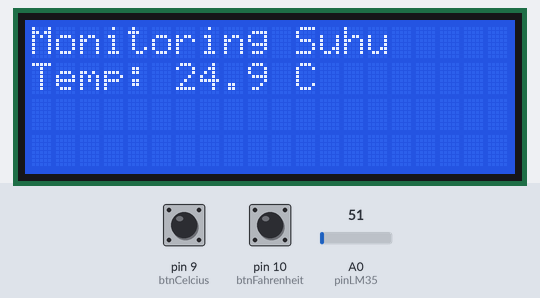
This sketch was run on a simulated Arduino Uno, built with avr-gcc and run on an emulated ATmega328P. On the bench: 20×4 character LCD. The test bench sets the inputs (shaded band); at power-on: pin 10 (btnFahrenheit) HIGH, A0 (pinLM35) = 51, pin 9 (btnCelcius) HIGH.

Above: at 1.2 s.
1.3 s: pin 10 (btnFahrenheit) pulled LOW for 1 s
At 1.9 s:
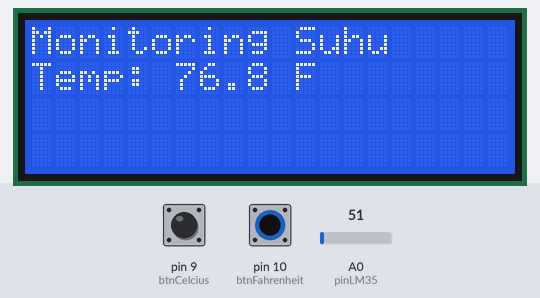
3.8 s: A0 (pinLM35) set to 61
At 4.7 s:
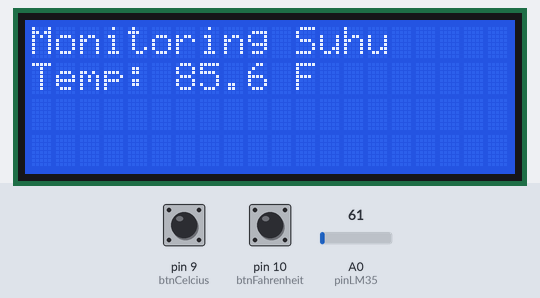
5.6 s: pin 9 (btnCelcius) pulled LOW for 1 s
At 6.8 s:
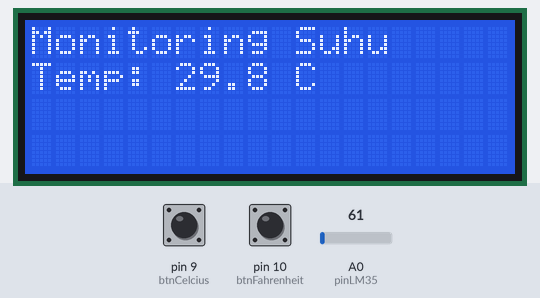
8.1 s: A0 (pinLM35) set to 71
At 9.5 s:
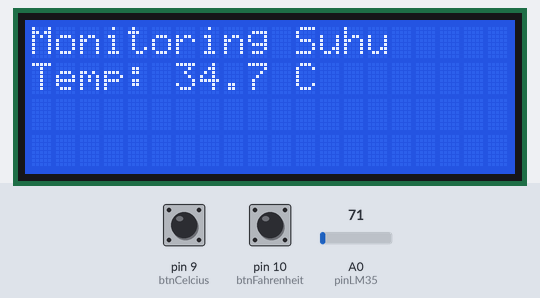
9.9 s: pin 10 (btnFahrenheit) pulled LOW for 1 s
At 11.6 s:
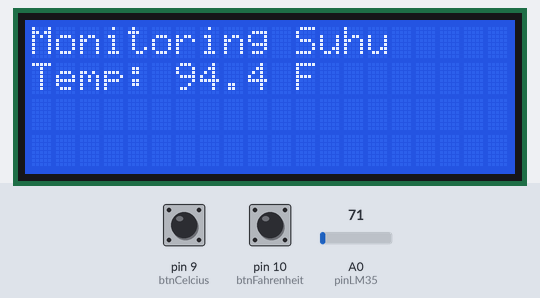
12.4 s: A0 (pinLM35) set to 86
At 13.2 s:
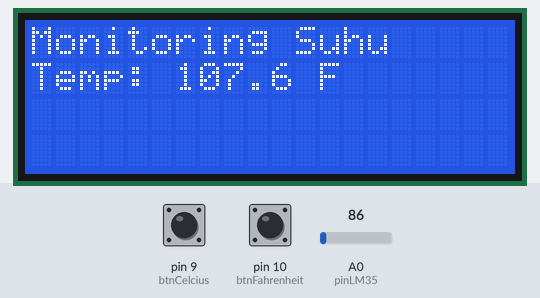
Timing chart, 0 to 15.3 s (numbered marks = the images above; inputs shaded):
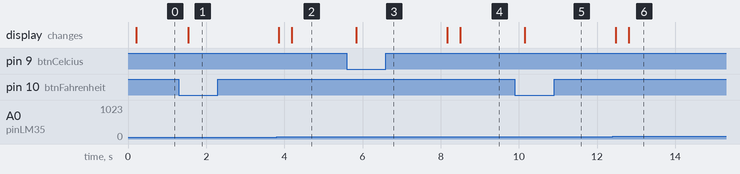

The sketch:

nomor_3.ino
```cpp
#include <Wire.h>
#include <LiquidCrystal_I2C.h>

LiquidCrystal_I2C lcd(0x27, 20, 4);

const int pinLM35 = A0;
const int btnCelcius = 9;
const int btnFahrenheit = 10;

bool isFahrenheit = false;

void setup() {
  lcd.init();
  lcd.backlight();

  // Menggunakan internal pull-up untuk kedua tombol
  pinMode(btnCelcius, INPUT_PULLUP);
  pinMode(btnFahrenheit, INPUT_PULLUP);

  lcd.setCursor(0, 0);
  lcd.print("Pilih Satuan...");
}

void loop() {
  // pakainya rata-rata
  long totalRaw = 0;
  for (int i = 0; i < 20; i++) {
    totalRaw += analogRead(pinLM35);
    delay(5);
  }
  float rawData = totalRaw / 20.0;

  float celcius = (rawData * 500.0) / 1024.0;
  float fahrenheit = (celcius * 9.0 / 5.0) + 32.0;

  if (digitalRead(btnCelcius) == LOW) {
    isFahrenheit = false;
    lcd.clear();
  }

  if (digitalRead(btnFahrenheit) == LOW) {
    isFahrenheit = true;
    lcd.clear();
  }

  lcd.setCursor(0, 0);
  lcd.print("Monitoring Suhu");

  lcd.setCursor(0, 1);
  if (isFahrenheit) {
    lcd.print("Temp: ");
    lcd.print(fahrenheit, 1);
    lcd.print(" F  ");
  } else {
    lcd.print("Temp: ");
    lcd.print(celcius, 1);
    lcd.print(" C  ");
  }

  delay(200);
}
```

Measured:
- after the input at 1.3 s, the display: changes after 0.24 s (image 1)
- after the input at 3.8 s, the display: first changes after 0.06 s (image 2 shows a later state)
- after the input at 5.6 s, the display: changes after 0.25 s (image 3)
- after the input at 8.1 s, the display: first changes after 0.07 s (image 4 shows a later state)
- after the input at 9.9 s, the display: changes after 0.25 s (image 5)
- after the input at 12.4 s, the display: first changes after 0.08 s (image 6 shows a later state)
